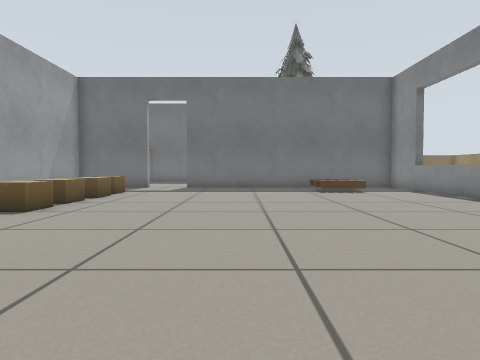
View 1 (above)

24 first-person views from a walk through a Gazebo world. The camera is 0.45 m above the floor, tilts 2° down and sees 70° across. The lines on the ground mark 1 m squares. The floor is counted in squares, 0.5 m on a side. Each view is taken from the middle of a square. On the plan, view 1 faces up. The plan holds only what a view shows up to about 12 squares ahead; the rest is blank. The robots in the file are not drawn. Simple patterns stand in for the simulator's built-in surfaces. Simple shapes stand in for some stock models.

View 2
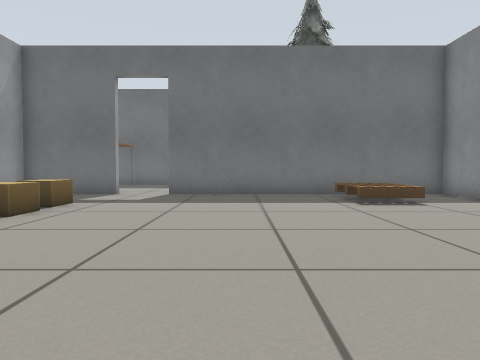

View 3
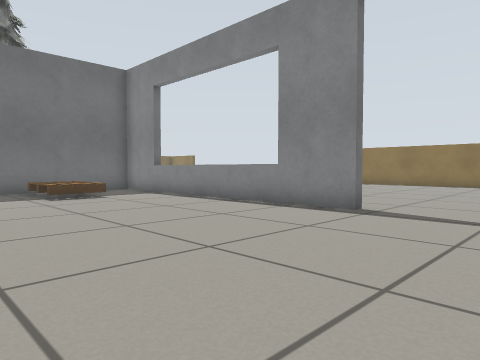

View 4
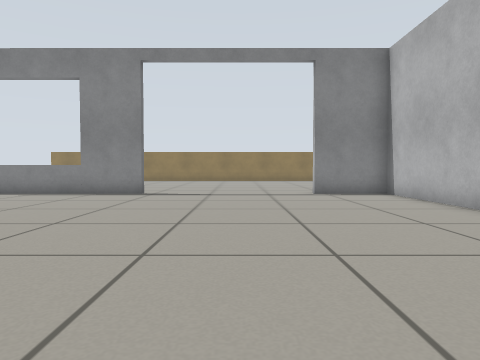

View 5
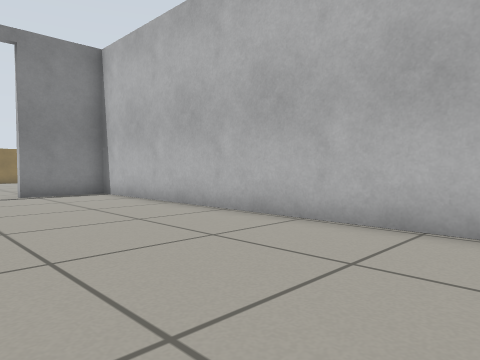

View 6
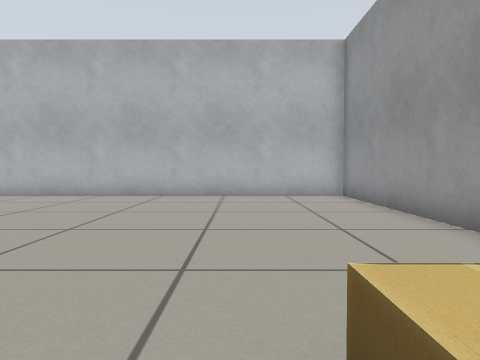

View 7
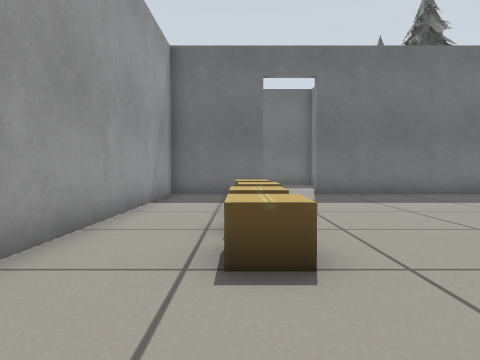

View 8
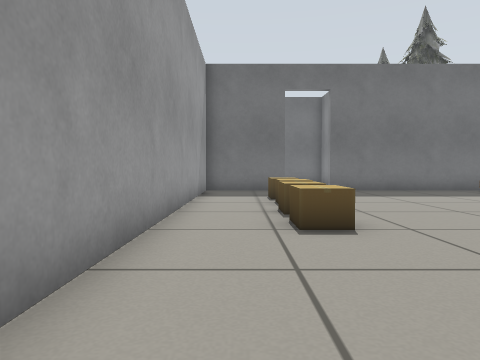

View 9
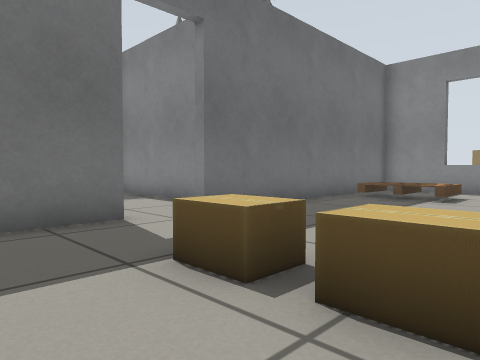

View 10
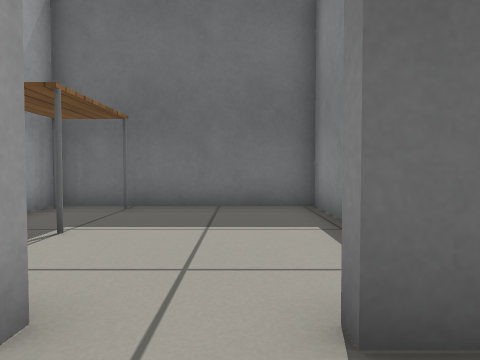

View 11
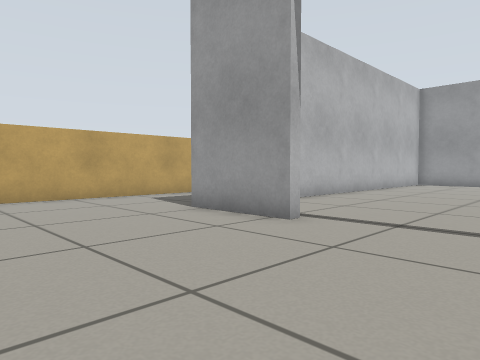

View 12
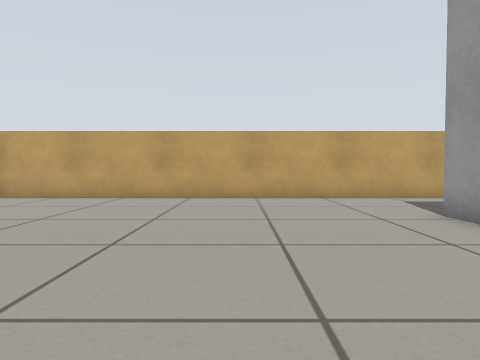

View 13
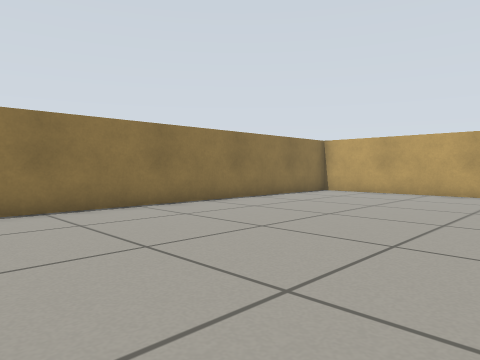

View 14
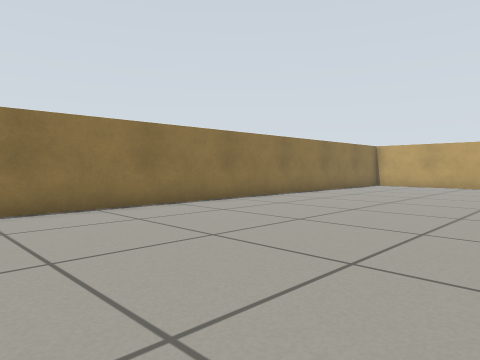

View 15
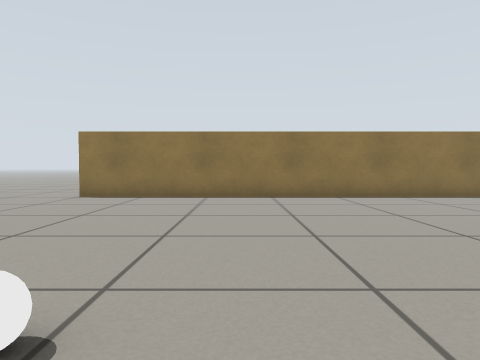

View 16
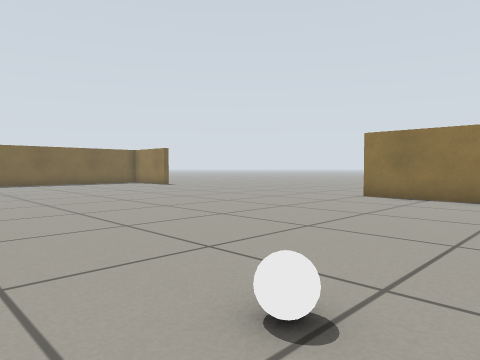

View 17
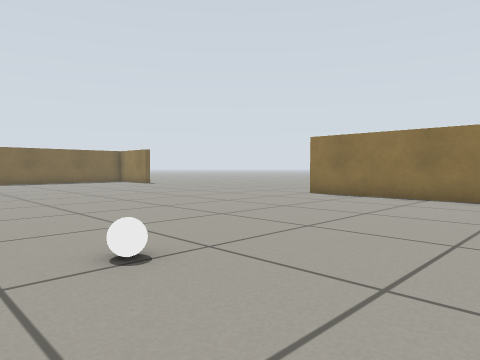

View 18
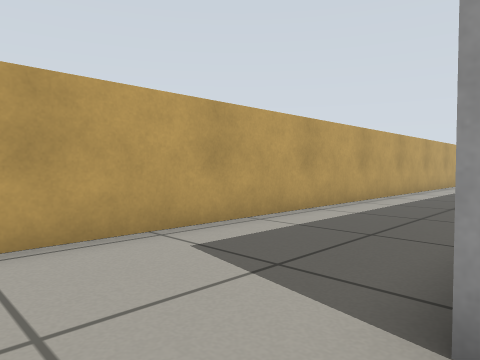

View 19
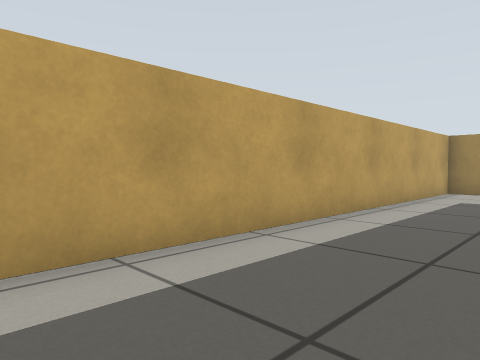

View 20
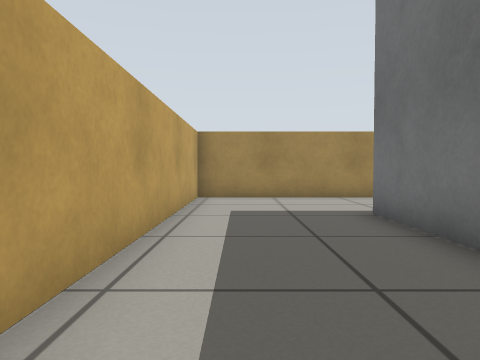

View 21
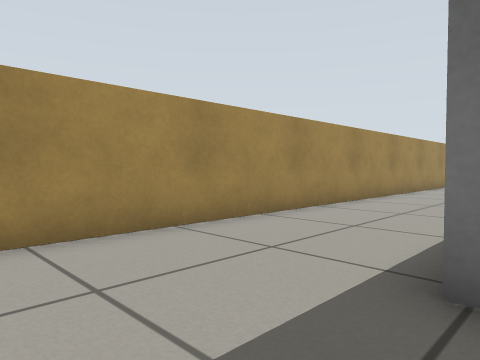

View 22
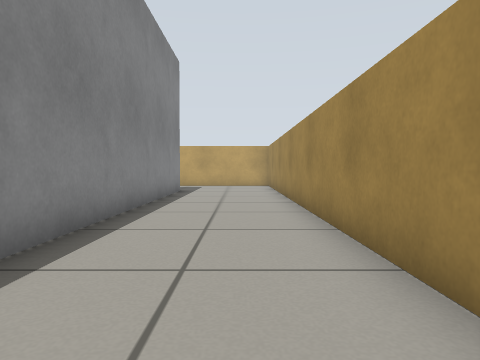

View 23
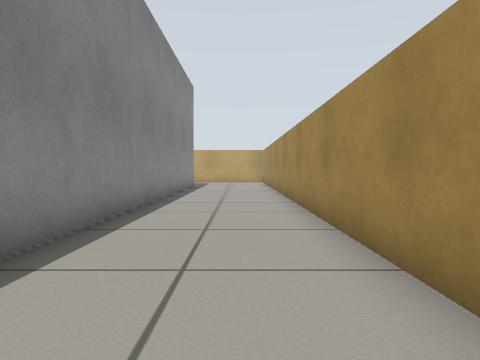

View 24
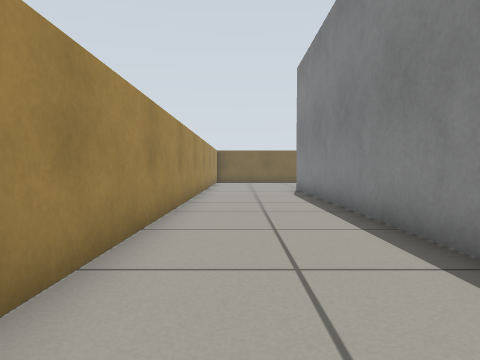

### Floor plan
Ten units are one square. View 1 is at (0, 0); x grows to the right and y downward. Boxes are objects, and circles mark ways between rooms. Rooms are numbered by the first view taken in them; rooms with no view inside come last. Other rooms are left out.
<svg viewBox="-119 -225 309 303">
<path fill="none" stroke="#000" d="M69 -53 69 -156 -25 -156M-41 -156 -73 -156 -73 31 69 31 69 6M72 6 72 35M185 46 185 -150M-46 34 -78 34M-114 -199 -114 73 182 73M-77 20 -77 -201M-12 -174 -12 -220 -73 -220 -73 -209"/>
<rect x="-55" y="-85" width="10" height="20" fill="#bbb"><title>cardboard box</title></rect>
<rect x="-55" y="-105" width="10" height="20" fill="#bbb"><title>cardboard box</title></rect>
<rect x="-55" y="-115" width="20" height="10" fill="#bbb"><title>cardboard box</title></rect>
<rect x="-55" y="-135" width="10" height="20" fill="#bbb"><title>cardboard box</title></rect>
<rect x="25" y="-155" width="20" height="30" fill="#bbb"><title>pallet</title></rect>
<rect x="95" y="-115" width="10" height="10" fill="#bbb"><title>white ball</title></rect>
<rect x="-75" y="-195" width="10" height="10" fill="#bbb"><title>table</title></rect>
<circle cx="70" cy="-25" r="3" fill="#2a7"/>
<circle cx="-35" cy="-160" r="3" fill="#2a7"/>
<text x="-10" y="-70">1</text>
<text x="80" y="-120">2</text>
<text x="-50" y="-190">3</text>
</svg>
Room 1 opens to room 2. Room 1 opens to room 3.

Where each view was taken, in squares from view 1:
view 1: 0 up, 0 right, facing up
view 2: 4 up, 0 right, facing up
view 3: 2 up, 0 right, facing up-right
view 4: 2 up, 5 left, facing right
view 5: 2 up, 5 left, facing down-right
view 6: 8 up, 4 left, facing down
view 7: 4 up, 5 left, facing up
view 8: 2 up, 6 left, facing up
view 9: 10 up, 7 left, facing up-right
view 10: 14 up, 3 left, facing up
view 11: 3 up, 12 right, facing down-left
view 12: 3 up, 11 right, facing down
view 13: 5 up, 11 right, facing down-right
view 14: 10 up, 11 right, facing down-right
view 15: 10 up, 8 right, facing right
view 16: 10 up, 8 right, facing up-right
view 17: 8 up, 8 right, facing up-right
view 18: 3 down, 9 right, facing down-left
view 19: 4 down, 2 right, facing down-left
view 20: 6 down, 1 left, facing left
view 21: 6 down, 7 left, facing up-left
view 22: 10 up, 10 left, facing down
view 23: 14 up, 10 left, facing down
view 24: 8 up, 10 left, facing up
